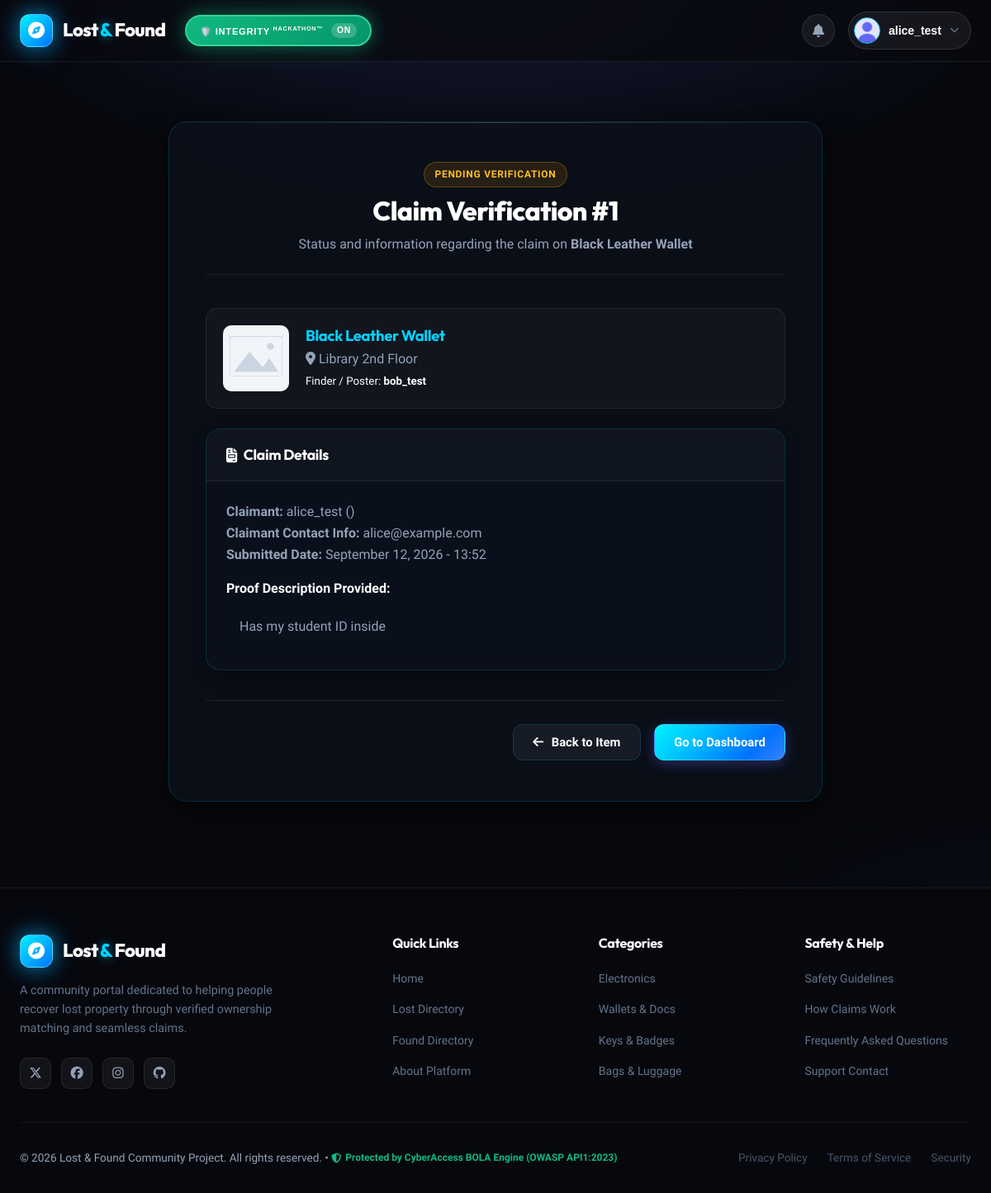
The app's page /claims/status/1/ (signed in) with its own data.
### claims/models.py (models this page shows, shortened)
class Claim(models.Model):
    STATUS_CHOICES = (
        ('PENDING', 'Pending Verification'),
        ('APPROVED', 'Claim Approved'),
        ('REJECTED', 'Claim Rejected'),
    )
    item = models.ForeignKey(Item, on_delete=models.CASCADE, related_name='claims')
    claimant = models.ForeignKey(User, on_delete=models.CASCADE, related_name='claims')
    proof_details = models.TextField(
        help_text="Provide specific proof of ownership (e.g. unique identifiers, lock screen passcode, receipt, exact contents)."
    )
    proof_image = models.ImageField(upload_to='claims_proof/', blank=True, null=True)
    contact_info = models.CharField(max_length=200, help_text="Phone number or preferred contact method")
    status = models.CharField(max_length=20, choices=STATUS_CHOICES, default='PENDING')
    review_notes = models.TextField(blank=True, null=True, help_text="Notes from the finder/owner when reviewing this claim")
    created_at = models.DateTimeField(auto_now_add=True)
    reviewed_at = models.DateTimeField(blank=True, null=True)
    class Meta:
        ordering = ['-created_at']
        unique_together = ('item', 'claimant')

### items/models.py (models this page shows, shortened)
class Item(models.Model):
    ITEM_TYPE_CHOICES = (
        ('LOST', 'Lost Item'),
        ('FOUND', 'Found Item'),
    )
    STATUS_CHOICES = (
        ('OPEN', 'Open / Active'),
        ('CLAIM_PENDING', 'Claim Pending'),
        ('RESOLVED', 'Resolved / Returned'),
        ('CLOSED', 'Closed'),
    )
    user = models.ForeignKey(User, on_delete=models.CASCADE, related_name='items')
    category = models.ForeignKey(Category, on_delete=models.SET_NULL, null=True, related_name='items')
    title = models.CharField(max_length=200)
    description = models.TextField()
    item_type = models.CharField(max_length=10, choices=ITEM_TYPE_CHOICES, default='LOST')
    status = models.CharField(max_length=20, choices=STATUS_CHOICES, default='OPEN')
    location = models.CharField(max_length=200, help_text="Specific place/address where item was lost or found")
    date_lost_or_found = models.DateField(help_text="Date when the item was lost or found")
    contact_phone = models.CharField(max_length=20, blank=True, null=True)
    contact_email = models.EmailField(blank=True, null=True)
    image = models.ImageField(upload_to=item_directory_path, blank=True, null=True)
    reward = models.CharField(max_length=100, blank=True, null=True, help_text="Optional reward amount or note")
    created_at = models.DateTimeField(auto_now_add=True)
    updated_at = models.DateTimeField(auto_now=True)
    class Meta:
        ordering = ['-created_at']
    @property
    def image_url(self):
        if self.image and hasattr(self.image, 'url'):
            return self.image.url
        return '/static/images/no_image.png'

### claims/views.py (the view, shortened to what this page needs)
# urls.py: path('status/<int:claim_id>/', views.claim_status_view, name='claim_status'),
@login_required
def claim_status_view(request, claim_id):
    claim = Claim.objects.filter(pk=claim_id).first()
    is_claimant = (request.user == claim.claimant)
    is_item_owner = (request.user == claim.item.user)
    is_authorized = bool(is_claimant or is_item_owner or request.user.is_staff)
    allowed, action, details = enforce_bola(
        request=request,
        resource_id=f"claim_{claim_id}",
        is_authorized=is_authorized,
        resource_name="claims_status",
        http_verb=request.method,
    )
    review_form = None
    context = {
        'claim': claim,
        'is_claimant': is_claimant,
        'is_item_owner': is_item_owner,
        'review_form': review_form,
    }
    return render(request, 'claims/claim_status.html', context)

### accounts/models.py (called while the page is built)
    @property
    def avatar_url(self):
        if self.avatar and hasattr(self.avatar, 'url'):
            return self.avatar.url
        return '/static/images/default_profile.png'

### lost_found_project/attack_api.py (called while the page is built)
def _init_system_config_table():
    from django.db import connection
    try:
        with connection.cursor() as cursor:
            cursor.execute("""
                CREATE TABLE IF NOT EXISTS system_config (
                    key TEXT PRIMARY KEY,
                    value TEXT NOT NULL,
                    updated_at REAL NOT NULL
                )
            """)
    except Exception:
        pass

def _get_defense_state():
    from django.core.cache import cache
    from django.db import connection
    cached = cache.get('bola_defense_enabled')
    if cached is not None:
        return bool(cached)
    try:
        _init_system_config_table()
        with connection.cursor() as cursor:
            cursor.execute("SELECT value FROM system_config WHERE key = 'defense_enabled'")
            row = cursor.fetchone()
            if row:
                val = str(row[0]).lower() not in ('false', '0', 'off', 'disabled')
                cache.set('bola_defense_enabled', val, timeout=None)
                return val
    except Exception:
        pass
    cache.set('bola_defense_enabled', True, timeout=None)
    return True

def is_bola_defense_enabled():
    return _get_defense_state()

### lost_found_project/cyberaccess.py (called while the page is built)
def get_client_ip(request: HttpRequest) -> str:
    x_forwarded_for = request.META.get("HTTP_X_FORWARDED_FOR", "").strip()
    if x_forwarded_for:
        client_ip = x_forwarded_for.split(",")[0].strip()
        if client_ip and len(client_ip) <= 45:  # Max IPv6 length
            return client_ip
    remote_addr = request.META.get("REMOTE_ADDR", "").strip()
    if remote_addr and len(remote_addr) <= 45:
        return remote_addr
    return "0.0.0.0"

def get_client_subject(request: HttpRequest) -> str:
    if hasattr(request, "user") and request.user.is_authenticated:
        return str(request.user.username)
    return get_client_ip(request)

    @classmethod
    def get_instance(cls) -> "CyberAccessClient":
        if cls._instance is None:
            cls._instance = cls()
        return cls._instance

### notifications/views.py (called while the page is built)
def unread_notifications_count(request):
    if request.user.is_authenticated:
        count = Notification.objects.filter(recipient=request.user, is_read=False).count()
        return {'unread_notifications_count': count}
    return {'unread_notifications_count': 0}

### claims/templates/claims/claim_status.html (shortened to what this page needs)
{% extends 'base.html' %}
{% load static %}
{% block extra_css %}
<link rel="stylesheet" href="{% static 'items/css/items.css' %}">
{% endblock %}
{% block content %}
<div class="container main-content-container">
    <div class="form-container">
        <div class="form-card">
            <div class="form-header">
                <span class="badge badge-claim-{{ claim.status|lower }} mb-2">{{ claim.get_status_display }}</span>
                <h2>Claim Verification #{{ claim.id }}</h2>
                <p>Status and information regarding the claim on <strong>{{ claim.item.title }}</strong></p>
            </div>
            <div class="delete-item-preview-card">
                <img src="{{ claim.item.image_url }}" alt="{{ claim.item.title }}">
                <div>
                    <h4><a href="{% url 'items:item_detail' claim.item.pk %}">{{ claim.item.title }}</a></h4>
                    <p><i class="fa-solid fa-location-dot"></i> {{ claim.item.location }}</p>
                    <small>Finder / Poster: <strong>{{ claim.item.user.username }}</strong></small>
                </div>
            </div>
            <div class="dashboard-card mb-4">
                <div class="dashboard-card-header">
                    <h3><i class="fa-solid fa-file-invoice"></i> Claim Details</h3>
                </div>
                <div class="p-4">
                    <p><strong>Claimant:</strong> {{ claim.claimant.username }} ({{ claim.claimant.email }})</p>
                    <p><strong>Claimant Contact Info:</strong> {{ claim.contact_info }}</p>
                    <p><strong>Submitted Date:</strong> {{ claim.created_at|date:"F d, Y - H:i" }}</p>
                    <div class="mt-3">
                        <strong>Proof Description Provided:</strong>
                        <div class="p-3 bg-light rounded mt-1 border">
                            {{ claim.proof_details|linebreaks }}
                        </div>
                    </div>
                </div>
            </div>
            <div class="form-actions-bar">
                <a href="{% url 'items:item_detail' claim.item.pk %}" class="btn btn-outline">
                    <i class="fa-solid fa-arrow-left"></i> Back to Item
                </a>
                <a href="{% url 'items:dashboard' %}" class="btn btn-primary">
                    Go to Dashboard
                </a>
            </div>
        </div>
    </div>
</div>
{% endblock %}

### templates/navbar.html (shortened to what this page needs)
{% load static %}
<header class="app-header">
    <div class="navbar-container">
        <div class="navbar-brand-section">
            <a href="{% url 'items:home' %}" class="brand-logo">
                <div class="logo-icon-wrapper">
                    <i class="fa-solid fa-compass"></i>
                </div>
                <div class="logo-text">
                    <span class="logo-primary">Lost</span><span class="logo-accent">&</span><span class="logo-primary">Found</span>
                </div>
            </a>
            <div class="hackathon-toggle-wrapper">
                <button class="hackathon-toggle-btn" id="hackathonToggleBtn" type="button" title="Toggle BOLA Defense System">
                    <span class="hackathon-label">🛡️ INTEGRITY <span style="font-size: 0.65em; vertical-align: super;">hackathon™</span></span>
                    <span class="hackathon-status" id="hackathonStatus">ON</span>
                </button>
            </div>
        </div>
        <div class="navbar-actions">
            {% if user.is_authenticated %}
                <a href="{% url 'notifications:list' %}" class="nav-icon-btn" title="Notifications">
                    <i class="fa-solid fa-bell"></i>
                </a>
                <div class="user-menu-dropdown" id="userMenuDropdown">
                    <button class="user-avatar-trigger" id="userMenuBtn" type="button">
                        <img src="{{ user.profile.avatar_url }}" alt="{{ user.username }}" class="nav-user-avatar">
                        <span class="nav-user-name">{{ user.first_name|default:user.username }}</span>
                        <i class="fa-solid fa-chevron-down caret-icon"></i>
                    </button>
                </div>
            {% endif %}
        </div>
    </div>
</header>

### static/css/navbar.css (style rules this page uses)
.app-header { background: rgba(9, 10, 15, 0.75); backdrop-filter: blur(20px); -webkit-backdrop-filter: blur(20px); border-bottom: 1px solid rgba(255, 255, 255, 0.08); position: sticky; top: 0; z-index: 1000; transition: all 0.3s ease; }
.navbar-container { max-width: 1240px; margin: 0 auto; padding: 0.9rem 1.5rem; display: flex; justify-content: space-between; align-items: center; gap: 2rem; }
.navbar-brand-section { display: flex; align-items: center; gap: 1.5rem; flex: 0 0 auto; position: relative; }
.hackathon-toggle-wrapper { position: relative; display: flex; align-items: center; gap: 0.75rem; }
.brand-logo { display: flex; align-items: center; gap: 0.75rem; text-decoration: none; }
.logo-icon-wrapper { width: 40px; height: 40px; border-radius: 12px; background: linear-gradient(135deg, #00f2fe 0%, #00c6ff 35%, #0072ff 100%); color: #ffffff; display: flex; align-items: center; justify-content: center; font-size: 1.25rem; box-shadow: 0 0 25px rgba(0, 210, 255, 0.55), 0 0 40px rgba(0, 114, 255, 0.3); border: 1px solid rgba(255, 255, 255, 0.3); animation: cyberBadgeFloat 4s ease-in-out infinite; }
.logo-text { font-family: var(--font-heading); font-size: 1.4rem; font-weight: 800; letter-spacing: -0.03em; display: flex; align-items: center; }
.logo-primary { color: #ffffff; }
.logo-accent { color: #00d2ff; margin: 0 0.15rem; text-shadow: 0 0 12px rgba(0, 210, 255, 0.6); }
.navbar-actions { display: flex; align-items: center; gap: 1rem; }
.nav-icon-btn { width: 40px; height: 40px; border-radius: 50%; background: rgba(255, 255, 255, 0.06); border: 1px solid rgba(255, 255, 255, 0.1); color: var(--text-secondary); display: flex; align-items: center; justify-content: center; text-decoration: none; position: relative; transition: all var(--transition-smooth); }
.user-menu-dropdown { position: relative; }
.user-avatar-trigger { display: flex; align-items: center; gap: 0.65rem; background: rgba(255, 255, 255, 0.06); border: 1px solid rgba(255, 255, 255, 0.12); padding: 0.35rem 0.85rem 0.35rem 0.35rem; border-radius: var(--radius-full); cursor: pointer; transition: all 0.2s ease; }
.nav-user-avatar { width: 32px; height: 32px; border-radius: 50%; object-fit: cover; border: 1.5px solid var(--primary); }
.nav-user-name { font-size: 0.875rem; font-weight: 600; color: #ffffff; }
.caret-icon { font-size: 0.7rem; color: var(--text-muted); }
.hackathon-toggle-btn { display: flex; align-items: center; gap: 0.6rem; padding: 0.55rem 1rem; background: linear-gradient(135deg, #10b981 0%, #059669 100%); border: 2px solid #34d399; border-radius: 20px; color: #ffffff; font-weight: 700; font-size: 0.75rem; text-transform: uppercase; letter-spacing: 0.06em; cursor: pointer; transition: all 0.3s ease; box-shadow: 0 0 20px rgba(16, 185, 129, 0.4), 0 0 40px rgba(52, 211, 153, 0.2); position: relative; overflow: hidden; white-space: nowrap; }
.hackathon-toggle-btn::before { content: ''; position: absolute; top: 0; left: -100%; width: 100%; height: 100%; background: linear-gradient(90deg, transparent, rgba(255, 255, 255, 0.2), transparent); transition: left 0.5s; }
.hackathon-label { font-size: 0.7rem; font-weight: 800; }
.hackathon-status { display: inline-block; padding: 0.2rem 0.45rem; background: rgba(255, 255, 255, 0.2); border-radius: 10px; font-weight: 800; font-size: 0.65rem; min-width: 24px; text-align: center; animation: statusPulseHackathon 2s ease-in-out infinite; }

### items/static/items/css/items.css (style rules this page uses)
.delete-item-preview-card { display: flex; align-items: center; gap: 1.25rem; background: rgba(255, 255, 255, 0.03); border: 1px solid var(--border-subtle); padding: 1.25rem; border-radius: 14px; margin: 1.5rem 0; }
.delete-item-preview-card img { width: 80px; height: 80px; border-radius: 10px; object-fit: cover; }
.delete-item-preview-card h4 { color: #ffffff; margin-bottom: 0.25rem; }

### records on screen
Claim: status "PENDING VERIFICATION", id "1", item "Black Leather Wallet", item.location "Library 2nd Floor", item.user.username "bob_test", claimant.username "alice_test", contact_info "alice@example.com", created_at "September 12, 2026 - 13:52", proof_details "Has my student ID inside"

### other values on screen
{{ user.first_name|default:user.username }} "alice_test"
